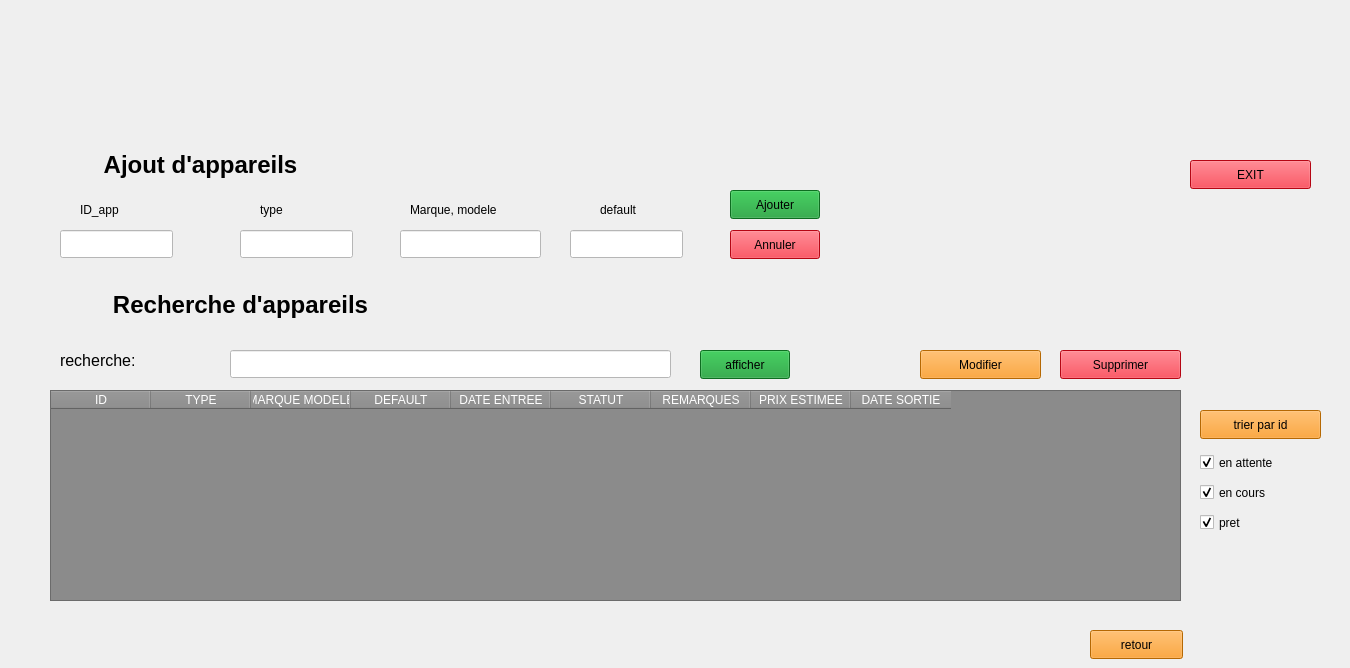
    <widget class="QWidget" name="page_15">
     <widget class="QStackedWidget" name="stackedWidget_5">
      <property name="geometry">
       <rect>
        <x>30</x>
        <y>130</y>
        <width>1311</width>
        <height>471</height>
       </rect>
      </property>
      <property name="currentIndex">
       <number>0</number>
      </property>
      <widget class="QWidget" name="page_33">
       <widget class="QLabel" name="label_120">
        <property name="geometry">
         <rect>
          <x>380</x>
          <y>70</y>
          <width>141</width>
          <height>20</height>
         </rect>
        </property>
        <property name="text">
         <string>Marque, modele</string>
        </property>
       </widget>
       <widget class="QCheckBox" name="checkBox_7">
        <property name="geometry">
         <rect>
          <x>1170</x>
          <y>380</y>
          <width>92</width>
          <height>25</height>
         </rect>
        </property>
        <property name="text">
         <string>pret</string>
        </property>
        <property name="checked">
         <bool>true</bool>
        </property>
       </widget>
       <widget class="QPushButton" name="pushButton_42">
        <property name="geometry">
         <rect>
          <x>890</x>
          <y>220</y>
          <width>121</width>
          <height>29</height>
         </rect>
        </property>
        <property name="styleSheet">
         <string notr="true">background-color: rgb(253, 145, 4);</string>
        </property>
        <property name="text">
         <string>Modifier</string>
        </property>
       </widget>
       <widget class="QLineEdit" name="type_3">
        <property name="geometry">
         <rect>
          <x>210</x>
          <y>100</y>
          <width>113</width>
          <height>28</height>
         </rect>
        </property>
        <property name="whatsThis">
         <string>&lt;html&gt;&lt;head/&gt;&lt;body&gt;&lt;p&gt;&lt;br/&gt;&lt;/p&gt;&lt;/body&gt;&lt;/html&gt;</string>
        </property>
        <property name="styleSheet">
         <string notr="true">background-color: rgb(255, 255, 255); </string>
        </property>
        <property name="text">
         <string/>
        </property>
       </widget>
       <widget class="QPushButton" name="btnaff_7">
        <property name="geometry">
         <rect>
          <x>700</x>
          <y>60</y>
          <width>90</width>
          <height>29</height>
         </rect>
        </property>
        <property name="styleSheet">
         <string notr="true">background-color: rgb(18, 153, 45);</string>
        </property>
        <property name="text">
         <string>Ajouter</string>
        </property>
       </widget>
       <widget class="QLineEdit" name="mm_3">
        <property name="geometry">
         <rect>
          <x>370</x>
          <y>100</y>
          <width>141</width>
          <height>28</height>
         </rect>
        </property>
        <property name="styleSheet">
         <string notr="true">background-color: rgb(255, 255, 255); </string>
        </property>
       </widget>
       <widget class="QTableWidget" name="tabaff_3">
        <property name="geometry">
         <rect>
          <x>20</x>
          <y>260</y>
          <width>1131</width>
          <height>211</height>
         </rect>
        </property>
        <property name="minimumSize">
         <size>
          <width>1131</width>
          <height>211</height>
         </size>
        </property>
        <property name="styleSheet">
         <string notr="true">background-color:rgb(139, 139, 139);
color :rgb(255, 255, 255);
</string>
        </property>
        <column>
         <property name="text">
          <string>ID</string>
         </property>
         <property name="background">
          <color>
           <red>0</red>
           <green>0</green>
           <blue>0</blue>
          </color>
         </property>
        </column>
        <column>
         <property name="text">
          <string>TYPE</string>
         </property>
         <property name="background">
          <color>
           <red>0</red>
           <green>0</green>
           <blue>0</blue>
          </color>
         </property>
        </column>
        <column>
         <property name="text">
          <string>MARQUE MODELE</string>
         </property>
         <property name="background">
          <color>
           <red>0</red>
           <green>0</green>
           <blue>0</blue>
          </color>
         </property>
        </column>
        <column>
         <property name="text">
          <string>DEFAULT</string>
         </property>
         <property name="background">
          <color>
           <red>0</red>
           <green>0</green>
           <blue>0</blue>
          </color>
         </property>
        </column>
        <column>
         <property name="text">
          <string>DATE ENTREE</string>
         </property>
         <property name="background">
          <color>
           <red>0</red>
           <green>0</green>
           <blue>0</blue>
          </color>
         </property>
        </column>
        <column>
         <property name="text">
          <string>STATUT</string>
         </property>
         <property name="background">
          <color>
           <red>0</red>
           <green>0</green>
           <blue>0</blue>
          </color>
         </property>
        </column>
        <column>
         <property name="text">
          <string>REMARQUES</string>
         </property>
         <property name="background">
          <color>
           <red>0</red>
           <green>0</green>
           <blue>0</blue>
          </color>
         </property>
        </column>
        <column>
         <property name="text">
          <string>PRIX ESTIMEE</string>
         </property>
         <property name="background">
          <color>
           <red>0</red>
           <green>0</green>
           <blue>0</blue>
          </color>
         </property>
        </column>
        <column>
         <property name="text">
          <string>DATE SORTIE</string>
         </property>
         <property name="background">
          <color>
           <red>0</red>
           <green>0</green>
           <blue>0</blue>
          </color>
         </property>
        </column>
       </widget>
       <widget class="QLineEdit" name="ID_3">
        <property name="geometry">
         <rect>
          <x>30</x>
          <y>100</y>
          <width>113</width>
          <height>28</height>
         </rect>
        </property>
        <property name="styleSheet">
         <string notr="true">background-color: rgb(255, 255, 255); </string>
        </property>
        <property name="text">
         <string/>
        </property>
       </widget>
       <widget class="QLabel" name="label_121">
        <property name="geometry">
         <rect>
          <x>30</x>
          <y>220</y>
          <width>131</width>
          <height>20</height>
         </rect>
        </property>
        <property name="styleSheet">
         <string notr="true">font: 12pt </string>
        </property>
        <property name="text">
         <string>recherche: </string>
        </property>
       </widget>
       <widget class="QLabel" name="label_122">
        <property name="geometry">
         <rect>
          <x>570</x>
          <y>70</y>
          <width>63</width>
          <height>20</height>
         </rect>
        </property>
        <property name="text">
         <string>default</string>
        </property>
       </widget>
       <widget class="QCheckBox" name="checkBox_8">
        <property name="geometry">
         <rect>
          <x>1170</x>
          <y>350</y>
          <width>101</width>
          <height>25</height>
         </rect>
        </property>
        <property name="text">
         <string>en cours</string>
        </property>
        <property name="checked">
         <bool>true</bool>
        </property>
       </widget>
       <widget class="QLabel" name="label_123">
        <property name="geometry">
         <rect>
          <x>0</x>
          <y>150</y>
          <width>421</width>
          <height>51</height>
         </rect>
        </property>
        <property name="text">
         <string>&lt;html&gt;&lt;head/&gt;&lt;body&gt;&lt;p align=&quot;center&quot;&gt;&lt;span style=&quot; font-size:18pt; font-weight:700;&quot;&gt;Recherche d'appareils&lt;/span&gt;&lt;/p&gt;&lt;/body&gt;&lt;/html&gt;</string>
        </property>
       </widget>
       <widget class="QPushButton" name="pushButton_43">
        <property name="geometry">
         <rect>
          <x>1030</x>
          <y>220</y>
          <width>121</width>
          <height>29</height>
         </rect>
        </property>
        <property name="styleSheet">
         <string notr="true">background-color: rgb(253, 7, 27);</string>
        </property>
        <property name="text">
         <string>Supprimer</string>
        </property>
       </widget>
       <widget class="QPushButton" name="btnaff_8">
        <property name="geometry">
         <rect>
          <x>700</x>
          <y>100</y>
          <width>90</width>
          <height>29</height>
         </rect>
        </property>
        <property name="styleSheet">
         <string notr="true">background-color: rgb(253, 7, 27);</string>
        </property>
        <property name="text">
         <string>Annuler</string>
        </property>
       </widget>
       <widget class="QLabel" name="label_124">
        <property name="geometry">
         <rect>
          <x>-30</x>
          <y>10</y>
          <width>401</width>
          <height>51</height>
         </rect>
        </property>
        <property name="text">
         <string>&lt;html&gt;&lt;head/&gt;&lt;body&gt;&lt;p align=&quot;center&quot;&gt;&lt;span style=&quot; font-size:18pt; font-weight:700;&quot;&gt;Ajout d'appareils&lt;/span&gt;&lt;/p&gt;&lt;/body&gt;&lt;/html&gt;</string>
        </property>
       </widget>
       <widget class="QCheckBox" name="checkBox_9">
        <property name="geometry">
         <rect>
          <x>1170</x>
          <y>320</y>
          <width>111</width>
          <height>25</height>
         </rect>
        </property>
        <property name="text">
         <string>en attente</string>
        </property>
        <property name="checked">
         <bool>true</bool>
        </property>
       </widget>
       <widget class="QLabel" name="label_125">
        <property name="geometry">
         <rect>
          <x>230</x>
          <y>70</y>
          <width>63</width>
          <height>20</height>
         </rect>
        </property>
        <property name="text">
         <string>type</string>
        </property>
       </widget>
       <widget class="QLineEdit" name="rech_3">
        <property name="geometry">
         <rect>
          <x>200</x>
          <y>220</y>
          <width>441</width>
          <height>28</height>
         </rect>
        </property>
        <property name="styleSheet">
         <string notr="true">background-color: rgb(255, 255, 255); 
</string>
        </property>
        <property name="text">
         <string/>
        </property>
       </widget>
       <widget class="QPushButton" name="btnaff_9">
        <property name="geometry">
         <rect>
          <x>670</x>
          <y>220</y>
          <width>90</width>
          <height>29</height>
         </rect>
        </property>
        <property name="styleSheet">
         <string notr="true">background-color: rgb(18, 153, 45);</string>
        </property>
        <property name="text">
         <string>afficher</string>
        </property>
       </widget>
       <widget class="QLabel" name="label_126">
        <property name="geometry">
         <rect>
          <x>1190</x>
          <y>70</y>
          <width>91</width>
          <height>51</height>
         </rect>
        </property>
        <property name="text">
         <string/>
        </property>
        <property name="pixmap">
         <pixmap>../../Desktop/omar/omar/Bureau/projet c++/sc3/logo projet (2).jpg</pixmap>
        </property>
       </widget>
       <widget class="QLabel" name="label_127">
        <property name="geometry">
         <rect>
          <x>50</x>
          <y>70</y>
          <width>63</width>
          <height>20</height>
         </rect>
        </property>
        <property name="text">
         <string>ID_app</string>
        </property>
       </widget>
       <widget class="QLineEdit" name="dflt_3">
        <property name="geometry">
         <rect>
          <x>540</x>
          <y>100</y>
          <width>113</width>
          <height>28</height>
         </rect>
        </property>
        <property name="styleSheet">
         <string notr="true">background-color: rgb(255, 255, 255); </string>
        </property>
       </widget>
       <widget class="QPushButton" name="pushButton_44">
        <property name="geometry">
         <rect>
          <x>1160</x>
          <y>30</y>
          <width>121</width>
          <height>29</height>
         </rect>
        </property>
        <property name="styleSheet">
         <string notr="true">background-color: rgb(253, 7, 27);</string>
        </property>
        <property name="text">
         <string>EXIT</string>
        </property>
       </widget>
       <widget class="QPushButton" name="pushButton_45">
        <property name="geometry">
         <rect>
          <x>1170</x>
          <y>280</y>
          <width>121</width>
          <height>29</height>
         </rect>
        </property>
        <property name="styleSheet">
         <string notr="true">background-color: rgb(253, 145, 4);</string>
        </property>
        <property name="text">
         <string>trier par id</string>
        </property>
       </widget>
      </widget>
     </widget>
     <widget class="QPushButton" name="retour_10">
      <property name="geometry">
       <rect>
        <x>1090</x>
        <y>630</y>
        <width>93</width>
        <height>29</height>
       </rect>
      </property>
      <property name="styleSheet">
       <string notr="true">background-color: rgb(253, 145, 4);</string>
      </property>
      <property name="text">
       <string>retour</string>
      </property>
     </widget>
    </widget>
